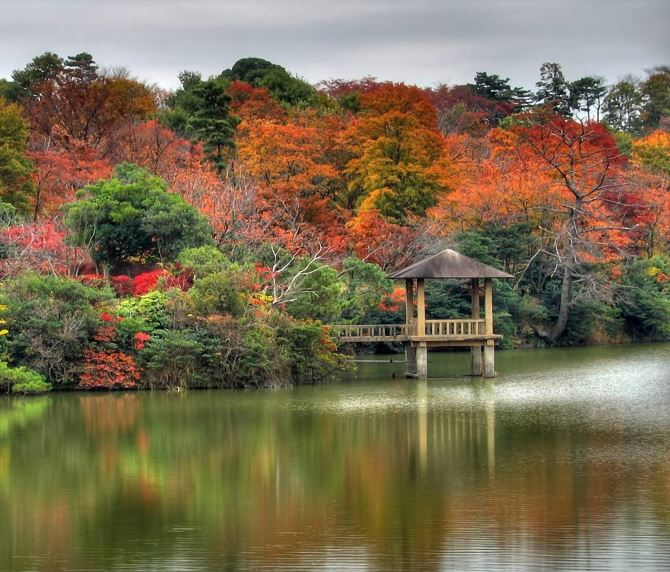
#> input picture Week_5/Python/Bieu_do_his_01/0123.jpg, 670 x 572 px, found by its file name
$ python Histogram_anh_xam.py
#> lines starting #> are read from the running program, lines starting #| are printed output that depends on the picture
import cv2
import numpy as np
from PIL import Image
import matplotlib.pyplot as plt


def Show_Pic_Xam(file_path_1):
    Anh_ = Image.open(file_path_1)
#> Anh_ is the input picture: PIL image 670x572 RGB; mean R, G, B 122.6, 109.6, 81.6
    Anh_Xam = Image.new(Anh_.mode, Anh_.size)
#> Anh_Xam: PIL image 670x572 RGB; every value is 0

    chieu_dai = Anh_.size[0]
#> chieu_dai = 670
    chieu_rong = Anh_.size[1]
#> chieu_rong = 572
    for x in range(chieu_dai):
        for y in range(chieu_rong):
            R, G, B = Anh_.getpixel((x,y))
            Gray = np.uint8((R+G+B)/3)
            Anh_Xam.putpixel((x,y), (Gray, Gray, Gray))
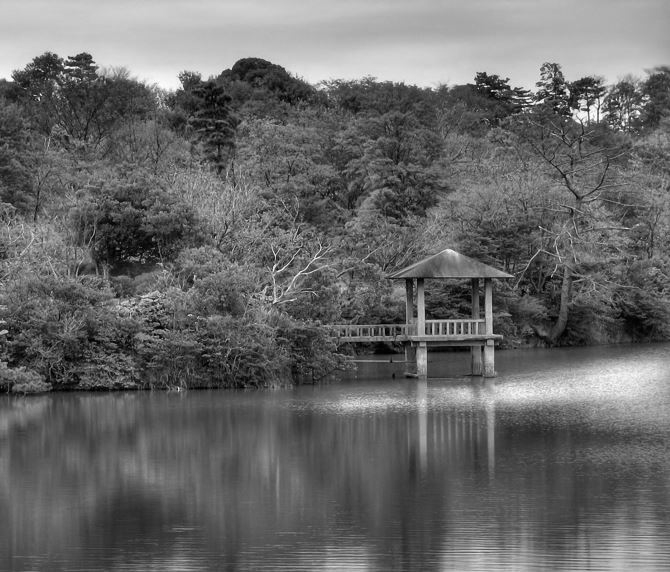
#> Anh_Xam: PIL image 670x572 RGB; min 0, max 255, mean 104.2
    return Anh_Xam


def Caculate_Histogram_1(Anh_xam):
    his = np.zeros(256)
#> his = 256 values from 0 to 0
    # Lay 3 gia tri R,G,B
    chieu_dai = Anh_xam.size[0]
#> chieu_dai = 670
    chieu_rong = Anh_xam.size[1]
#> chieu_rong = 572
    for x in range(chieu_dai):
        for y in range(chieu_rong):
            gR, gG, gB = Anh_xam.getpixel((x,y))
            his[gR] += 1 # Bieu do histogram voi gia tri chi co mau xam
#> after the loop, his = 256 values, max 4816 at index 86, min 1 at index 255, mean 1497
    return his


def Hien_thi_His(his):
    plt.figure('Bieu do His',figsize=(10,7), dpi = 100 )
    trux_X = np.zeros(256)
    truc_X = np.linspace(0,255,256)
    plt.plot(truc_X, his)
    plt.title('Bieu do Histogram')
    plt.xlabel('Gia_tri_kenh_xam')
    plt.ylabel('So lan xuat hien')
    plt.show()


file_path = r'C:\Users\user\Desktop\Image_Processing\Week_5\Python\Bieu_do_his_01\0123.jpg'
his_ = Caculate_Histogram_1(Show_Pic_Xam(file_path))
#> his_ has the same summary as his in Caculate_Histogram_1
Hien_thi_His(his_)
#> in Hien_thi_His, `plt.show()`:
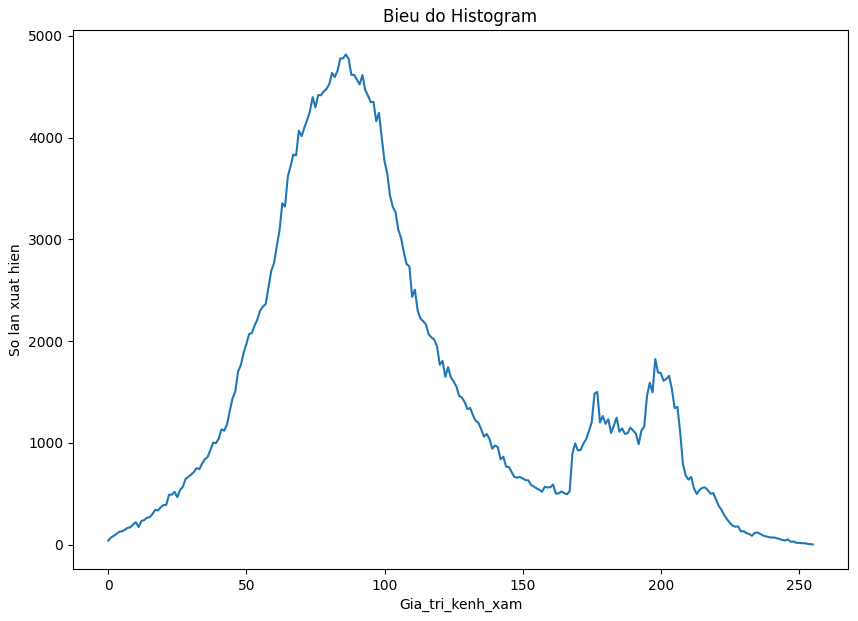
#> figure drawn by matplotlib, 1 panel; curve peaks at x = 86, y = 4816

cv2.waitKey(0)
